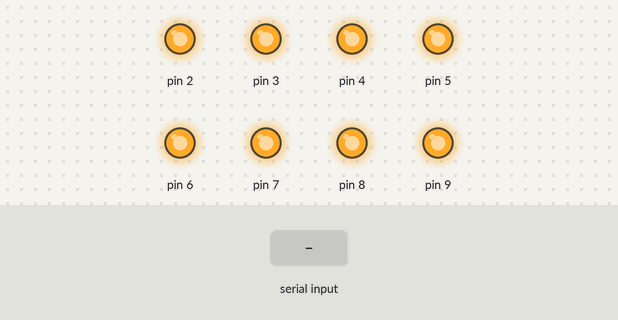
The sketch below on a simulated Arduino Uno, built with avr-gcc and run on an emulated ATmega328P. On the bench: output pins drawn as LEDs (lit = HIGH). The test bench sets the inputs (shaded band). Pins used as bus, display or sensor lines are not drawn.

Above: at 1.2 s.
1.3 s: "2" received over Serial
At 2.2 s:
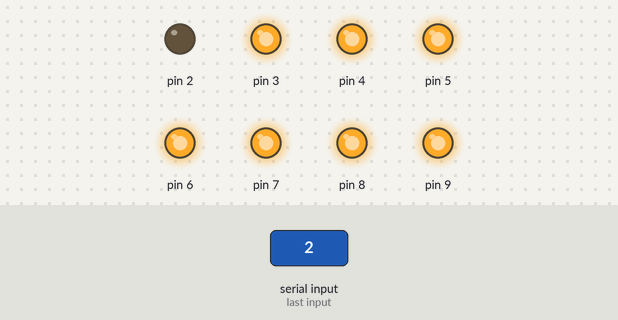
2.8 s: "1" received over Serial
At 3.3 s:
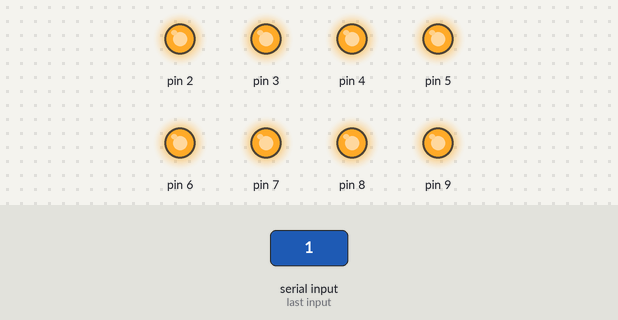
Timing chart, 0 to 5.8 s (numbered marks = the images above; inputs shaded):
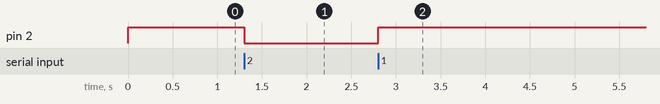

The sketch:

rawSerial.ino
```cpp
#define ASCII_DIGIT_OFFSET 0x30;

char buffer[255];
int y;

void setup() {
  Serial.begin(115200);
  for (int i=0; i<10; i++) {
    pinMode(i, OUTPUT);
    digitalWrite(i, HIGH);
  }
  y = 0;
}

//in cmd::  mode com7 BAUD=9600 PARITY=n DATA=8 STOP=1 && echo 3 > com7

void loop() {
  char received_char;
  int pin_number;

  while( Serial.available() > 0 ) {
    received_char = Serial.read();

    //Serial.print("Received Something: ");
    //Serial.println(received_char);
    buffer[y%255] = received_char;
    y++;

    pin_number = received_char - ASCII_DIGIT_OFFSET;

    if(pin_number < 0 || pin_number > 9) {
      continue;
    }

    if(pin_number == 9) {
      Serial.println("I have seen: ");
      for(int x=0; x<255; ++x) {
        Serial.print("'");
        Serial.print(buffer[x]);
        Serial.println("'");
      }
      Serial.println("I'm done");
    }
    for (int i=0; i<10; i++) {
      if(i == pin_number) {
        //Serial.print("Setting low pin: ");
        //Serial.println(i);
        digitalWrite(i, LOW);
      } else {
        //Serial.print("Setting high pin: ");
        //Serial.println(i);
        digitalWrite(i, HIGH);
      }
    }
  }

}
```

Measured:
- after the input at 1.3 s, pin 2: HIGH → LOW at once
- after the input at 2.8 s, pin 2: LOW → HIGH at once
